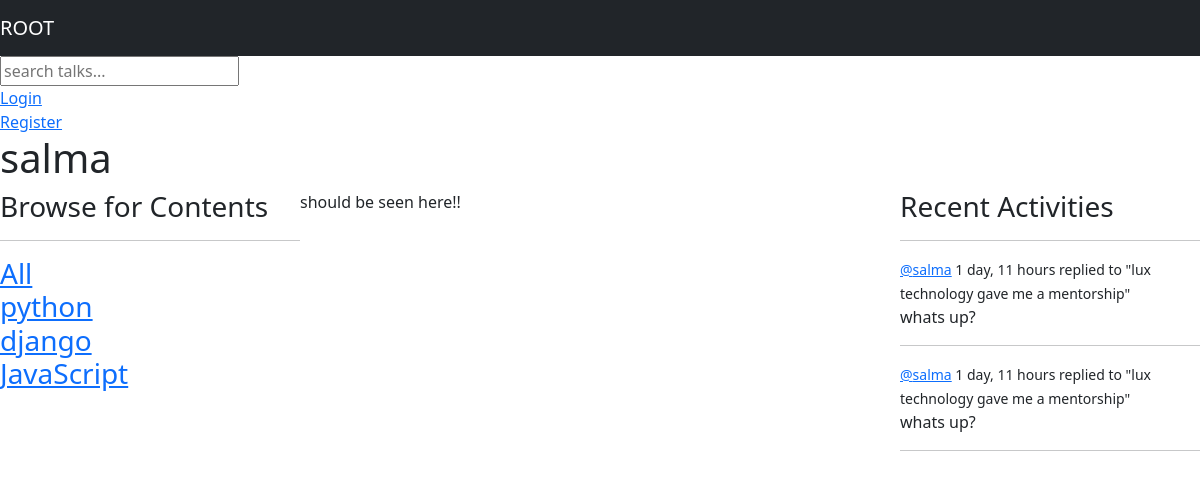
The page /profile/2 on the database its author committed.
### base/models.py (models this page shows, shortened)
class Topic(models.Model):
    name=models.CharField(max_length=200)

class  Blog(models.Model):
    user=models.ForeignKey(User,on_delete=models.CASCADE)
    discuss=models.ForeignKey(Discussion,on_delete=models.CASCADE)
    body=models.TextField()
    timeUpdated=models.DateTimeField(auto_now=True)
    timeCreated=models.DateTimeField(auto_now_add=True)
    class Meta:
        ordering=['-timeCreated','-timeUpdated']
    def __str__(self):
        return self.body[0:50]

class Discussion(models.Model):
    name=models.CharField(max_length=200)
    host=models.ForeignKey(User,on_delete=models.SET_NULL,null=True)
    topic=models.ForeignKey(Topic,on_delete=models.SET_NULL,null=True)
    description=models.TextField(null=True,blank=True)
    participants=models.ManyToManyField(User,related_name='participants',blank=True)
    timeUpdated=models.DateTimeField(auto_now=True)
    timeCreated=models.DateTimeField(auto_now_add=True)
    class Meta:
        ordering=['-timeCreated','-timeUpdated']

### base/views.py (the view)
# urls.py: path('profile/<str:primaryKey>',views.userProfile,name='user-profile'),
def userProfile(request,primaryKey):
    user=User.objects.get(id=primaryKey)
    rooms=user.discussion_set.all()
    topics=Topic.objects.all()
    room_messages=user.blog_set.all()
    context={"user":user,"rooms":rooms,"topics":topics,"room_messages":room_messages}
    return render(request,'base/profile.html',context)

### base/templates/base/profile.html (shortened to what this page needs)
{% extends 'main.html'%}
{% block content%}
<h1>{{user.username}}</h1>
<div class="profile_details">
    <div>
        {% include 'base/topics_components.html' %}
    </div>
    <div>
        <p>
            should be seen here!!
        </p>
    </div>
    <div>
        {% include 'base/activity_component.html' %}
    </div>
</div>
{%endblock content%}

### templates/main.html (shortened to what this page needs)
<!DOCTYPE html>
{% load static %}
<html lang="en">
<head>
    <link rel="stylesheet" ype="text/css" media="screen" href="{% static 'styles/main.css'%}">
</head>
<body>
    {% include 'navbar.html'%}
    {% block content%}
    {%endblock content%}
</body>
</html>

### templates/navbar.html (shortened to what this page needs)
<!DOCTYPE html>
<html lang="en">
<head>
<link href="https://cdn.jsdelivr.net/npm/bootstrap@5.1.3/dist/css/bootstrap.min.css" rel="stylesheet">
</head>
<body>
    <nav class="navbar navbar-dark bg-dark">
        <a class="navbar-brand" href="#">ROOT</a>
    </nav>
    <form method="GET" action="{% url 'home'%}">
        <input type="text" name="q" placeholder="search talks..."/>
    </form>
    {% if request.user.is_authenticated%}
    <p>Welcome, {{user.username}}</p>
    <a href="{%url 'logout'%}">Logout</a>
    {%else%}
    <a href="{% url 'login' %}">
        Login
    </a>
    <br>
    <a href="{% url 'register' %}">
        Register
    </a>
    {%endif%}
</html>

### base/templates/base/topics_components.html
<h3>
    Browse for Contents
<h3/><hr>
<div>
    <a href="{% url 'home'%}">All</a>
</div>
{%for topic in topics%}
<div>
    <a href="{% url 'home'%}?q ={{topic.name}}">{{topic.name}}</a>
</div>
{% endfor %}

### base/templates/base/activity_component.html (shortened to what this page needs)
    <h3>Recent Activities</h3><hr>
        {% for message in room_messages%}
        <div class="">
            <small> <a href="{% url 'user-profile' message.id%}">
                @{{message.user}}</a> {{message.timeCreated|timesince}}
            </small>
            <small>
               replied to  "{{message.discuss.description}}"
            </small>
            <p>{{message}}</p>
            <hr>
        </div>
        {%endfor%}

### base/static/styles/main.css (style rules this page uses)
body { background-color: aliceblue; padding: 0%; margin: 0%; }

### base/templates/base/profile.html (style rules this page uses)
.profile_details { display: grid; grid-template-columns: 1fr 2fr 1fr; }

### rows shown on the page
Topic: name "python"
Topic: name "django"
Topic: name "JavaScript"
Blog: user "salma", timeCreated "1 day, 11 hours", discuss.description "lux technology gave me a mentorship", body "whats up?"
Blog: user "salma", timeCreated "1 day, 11 hours", discuss.description "lux technology gave me a mentorship", body "whats up?"

### other values the page prints
{{ user.username }} "salma"
